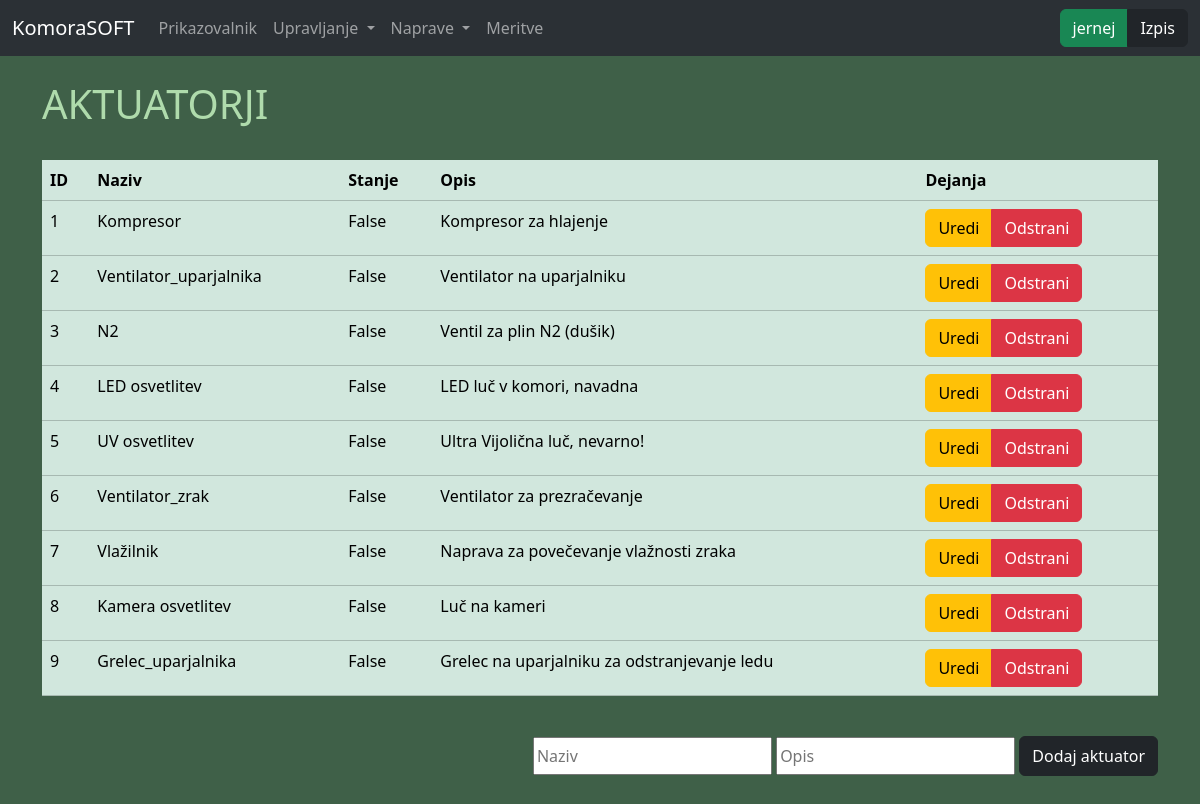
Page /actuators/ (signed in) on the committed database.
### komorasoft/blueprints/users/models.py (models this page shows, shortened)
class User(db.Model, UserMixin):
    __tablename__ = 'uporabniki'
    uid = db.Column(db.Integer, primary_key=True)
    username = db.Column(db.String, nullable=False)
    password = db.Column(db.String, nullable=False)
    role = db.Column(db.String, nullable=False)
    description = db.Column(db.String)

### komorasoft/blueprints/actuators/models.py (models this page shows, shortened)
class Actuator(db.Model):
    __tablename__ = 'aktuatorji'
    sid = db.Column(db.Integer, primary_key=True)
    name = db.Column(db.String, nullable=False)
    state = db.Column(db.Boolean, nullable=False)
    description = db.Column(db.String)

### komorasoft/blueprints/actuators/routes.py (the view)
@actuators.route('/')
def index():
    actuators = Actuator.query.all()
    cols = ["ID","Naziv","Stanje","Opis","Dejanja"]
    rows = [[actuator.sid,actuator.name,actuator.state,actuator.description] for actuator in actuators]
    return render_template('actuators/index.html', actuators=actuators, columns=cols, rows=rows)

### komorasoft/blueprints/actuators/templates/actuators/index.html (shortened to what this page needs)
{% extends "base.html" %}
{% block content %}
<div>
    <h1>AKTUATORJI</h1><br>
    {% if actuators %}
        <table class="table table-success table-hover">
            <thead>
                <tr>
                    {% for col in columns %}
                        <th scope="col">{{col}}</th>
                    {% endfor %}
                </tr>
            </thead>
            <tbody>
                {% for row in rows %}
                    <tr>
                        {% for element in row %}
                            <td>{{element}}</td>
                        {% endfor %}
                        <td>
                            <div class="btn-group" role="group" aria-label="Basic mixed styles example">
                                <button type="button" class="btn btn-warning" data-bs-toggle="modal" data-bs-target="#modalEdit{{ loop.index }}">Uredi</button>
                                <button type="button" class="btn btn-danger" data-bs-toggle="modal" data-bs-target="#modalDelete{{ loop.index }}">
                                    Odstrani
                                </button>
                            </div>
                        </td>
                    </tr>
                {% endfor %}
            </tbody>
        </table>
    {% else %}
        <center><p>V bazi ni shranjen noben aktuator.</p></center>
    {% endif %}
</div><br>
{% if current_user.role == "Administrator" %}
<div align="right">
    <form action="{{ url_for('actuators.create') }}" method="post">
        <input class="align-middle" type="text" name="naziv" placeholder="Naziv" required="required" style="height: 38px;">
        <input class="align-middle" type="text" name="description" placeholder="Opis" style="height: 38px;">
        <button type="submit" class="btn btn-dark align-middle" style="height: 40px;">Dodaj aktuator</button>
    </form>
</div>
{% endif %}
<div>
    <br>
    <br>
</div>
{% endblock %}

### komorasoft/templates/navbar.html (shortened to what this page needs)
<nav class="navbar navbar-expand-sm bg-body-tertiary" data-bs-theme="dark">
    <div class="container-fluid">
      <a class="navbar-brand" href="{{url_for('core.index')}}">KomoraSOFT</a>
      <div class="collapse navbar-collapse" id="navbarSupportedContent">
        <ul class="navbar-nav me-auto mb-2 mb-lg-0">
          <li class="nav-item">
            <a class="nav-link" href="{{url_for('core.index')}}">Prikazovalnik</a>
          </li>
          <li class="nav-item dropdown">
            <a class="nav-link dropdown-toggle" href="#" role="button" data-bs-toggle="dropdown" aria-expanded="false">
              Upravljanje
            </a>
          </li>
          <li class="nav-item dropdown">
            <a class="nav-link dropdown-toggle" href="#" role="button" data-bs-toggle="dropdown" aria-expanded="false">
              Naprave
            </a>
          </li>
          <li class="nav-item">
            <a class="nav-link" href="#">Meritve</a>
          </li>
        </ul>
        {% if not current_user.is_authenticated %}
          <form action="{{url_for('users.login')}}" class="d-flex" role="search" method="POST">
            <input type="hidden" name="next" value="{{ request.url }}">
            <input class="form-control me-2" type="text" name="username" required="required" placeholder="Uporabnik" aria-label="Search">
            <input class="form-control me-2" type="password" name="password" placeholder="Geslo" id="geslo" required="required" aria-label="Search">
            <button class="btn btn-outline-success" type="submit">Vpis</button>
          </form>
        {% else %}
          <form action="{{url_for('users.logout')}}" method="POST">
            <div class="btn-group">
            <a href="{{url_for('users.index')}}" class="btn btn-success">{{current_user.username}}</a>
            <button type="submit" class="btn btn-dark">Izpis</button>
            </div>
          </form>
        {% endif %}
      </div>
    </div>
  </nav>

### komorasoft/templates/base.html (style rules this page uses)
body { background-color: rgb(63, 96, 72); }
h1 { color: rgba(209, 255, 202, 0.774); }
a { color: #afd04d; }

### rows in the picture
User: username "jernej"
Actuator: row "1" "False", name "Kompresor", description "Kompresor za hlajenje"
Actuator: row "2" "False", name "Ventilator_uparjalnika", description "Ventilator na uparjalniku"
Actuator: row "3" "False", name "N2", description "Ventil za plin N2 (dušik)"
Actuator: row "4" "False", name "LED osvetlitev", description "LED luč v komori, navadna"
Actuator: row "5" "False", name "UV osvetlitev", description "Ultra Vijolična luč, nevarno!"
Actuator: row "6" "False", name "Ventilator_zrak", description "Ventilator za prezračevanje"
Actuator: row "7" "False", name "Vlažilnik", description "Naprava za povečevanje vlažnosti zraka"
Actuator: row "8" "False", name "Kamera osvetlitev", description "Luč na kameri"
Actuator: row "9" "False", name "Grelec_uparjalnika", description "Grelec na uparjalniku za odstranjevanje ledu"

### other values in the picture
{{ col }} "ID" "Naziv" "Stanje" "Opis" "Dejanja"
